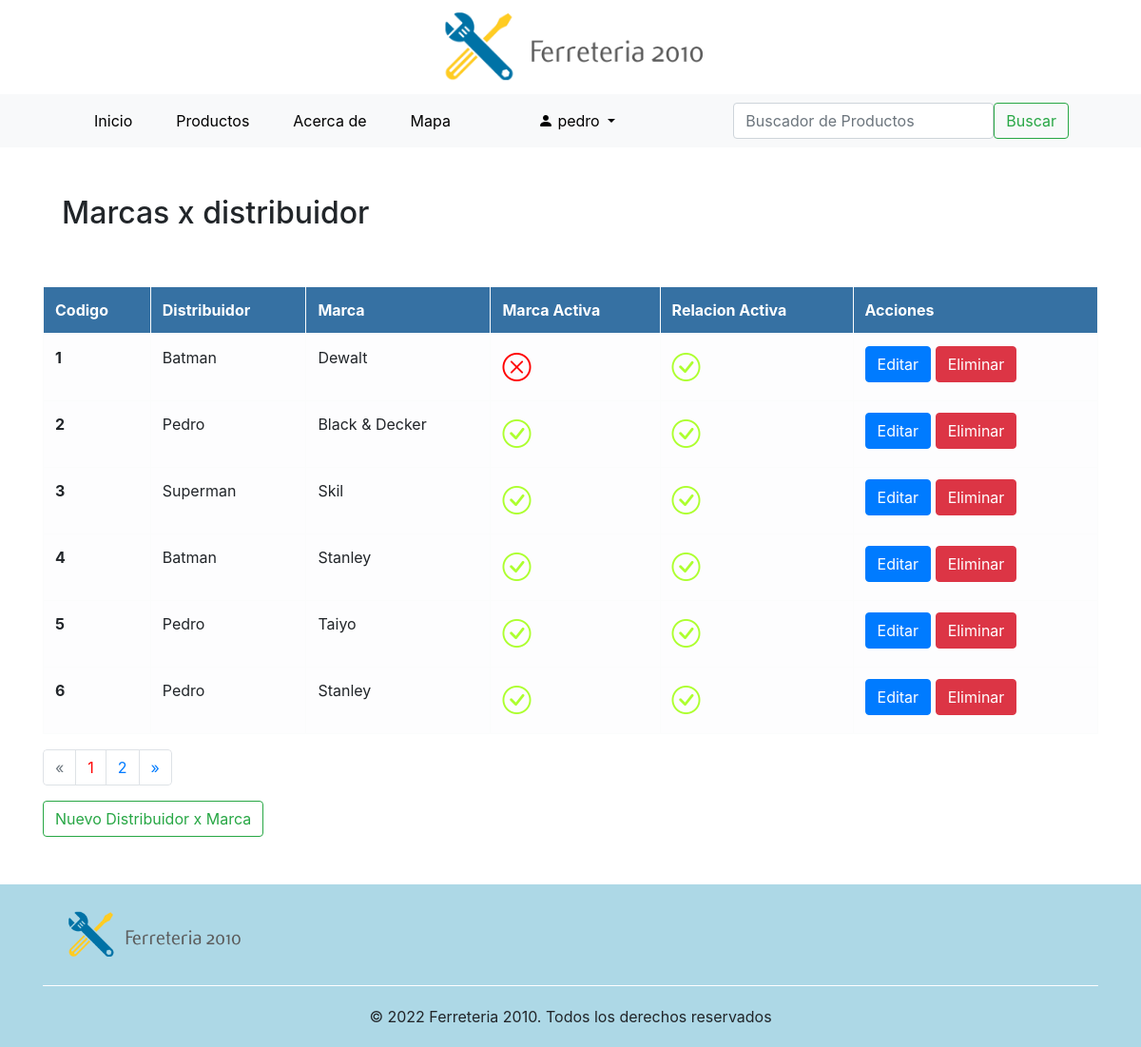
The page /dist-marca/dist-marca/ (signed in) on the database its author committed.
### dist_marca/models.py (models this page shows, shortened)
class Distribuidores_marcas(models.Model):
    marca = models.ForeignKey(Marcas, on_delete=models.CASCADE, related_name='nombre_marca')
    distribuidor = models.ForeignKey(Distribuidores, on_delete=models.CASCADE, related_name='nombre')
    active = models.BooleanField(default=True)
    class Meta:
        verbose_name = 'Distribuidores x marca'
        verbose_name_plural = 'Distribuidores x marcas'

### distribuidores/models.py (models this page shows, shortened)
class Distribuidores(models.Model):
    razon_social = models.CharField(max_length=200)
    direccion = models.CharField(max_length=100)
    localidad = models.CharField(max_length=100)
    pais = models.CharField(max_length=100)
    telefono = models.CharField(max_length=100)
    mail = models.CharField(max_length=100)
    web = models.CharField(max_length=100)
    cuit = models.IntegerField(unique=True)
    descripcion = models.CharField(max_length=200, blank=True, default='')
    active = models.BooleanField(default=True)
    class Meta:
        verbose_name = 'Distribuidor'
        verbose_name_plural = 'Distribuidores'

### marcas/models.py (models this page shows, shortened)
class Marcas(models.Model):
    nombre = models.CharField(max_length=100, unique=True)
    descripcion = models.CharField(max_length=200, blank=True, default='')
    active = models.BooleanField(default=True)
    class Meta:
        verbose_name = 'Marca'
        verbose_name_plural = 'Marcas'

### dist_marca/views.py (the view)
# urls.py: path('dist-marca/', list_distribuidor_marca, name='list_distribuidor_marca'),
def list_distribuidor_marca(request):
    if request.user.is_authenticated:
        distribuidores_m = Distribuidores_marcas.objects.all().order_by('id')
        context = paginator(request, distribuidores_m, 6)
        return render(request, 'dist_marca/list_dist_marca.html', context=context)
    else:
        return redirect('index')

### django_base/functions.py (called while the page is built)
def usuario_logueado(request):
    if request.user.is_authenticated:
        username  = request.user.username
        id_usuario = User.objects.filter(username__icontains = username).values('id')
        lista_grupo = list(Group.objects.filter(user__in = id_usuario).values_list('name', flat=True))
        for grupo in lista_grupo:
            if grupo == 'Ferreteria':
                return True
            else:
                return False
    else:
        return False

def paginator(request, object, item):
    grupo = usuario_logueado(request)
    pag = request.GET.get('page', 1)
    paginator = Paginator(object, item)
    try:
        resultados = paginator.page(pag)
    except PageNotAnInteger:
        resultados = paginator.page(1)
    except EmptyPage:
        resultados = paginator.page(paginator.num_pages)
    context = {'object_list':resultados, 'grupo':grupo}
    return context

### templates/dist_marca/list_dist_marca.html (shortened to what this page needs)
{% extends 'base.html' %}
{% load static %}
{% block contenido %}
<div class="titulo_seccion"><h2>Marcas x distribuidor</h2></div>
<div class="table-responsive-sm">
<table class="table table-hover table-light table-bordered">
    <thead>
      <tr>
        <th scope="col">Codigo</th>
        <th scope="col">Distribuidor</th>
        <th scope="col">Marca</th>
        <th scope="col">Marca Activa</th>
        <th scope="col">Relacion Activa</th>
        <th scope="col">Acciones</th>
      </tr>
    </thead>
    <tbody>
        {% for objeto in object_list %}
            <tr>
            <th scope="row">{{objeto.id}}</th>
            <td>{{ objeto.distribuidor.razon_social }}</td>
            <td>{{ objeto.marca.nombre }}</td>
            {% if objeto.marca.active == True %}
                <td><i class="bi bi-check-circle" style="text-align:right; font-size:30px; color:greenyellow"></i></td>
            {% else %}
                <td><i class="bi bi-x-circle" style="text-align:right; font-size:30px; color:red"></i></td>
            {% endif %}
            {% if objeto.active == True %}
                <td><i class="bi bi-check-circle" style="text-align:right; font-size:30px; color:greenyellow"></i></td>
            {% else %}
                <td><i class="bi bi-x-circle" style="text-align:right; font-size:30px; color:red"></i></td>
            {% endif %}
            <td>
                <a href="/dist-marca/update/{{objeto.id}}" class="btn btn-primary">Editar</a>
                <a href="/dist-marca/delete/{{objeto.id}}" class="btn btn-danger">Eliminar</a></td>
            </tr>
        {% endfor%}
    </tbody>
  </table>
  <div class="pagination" >
    {% if object_list.has_other_pages %}
    <nav>
      <ul class="pagination justify-content-center">
        {% if object_list.has_previous %}
          <li class="page-item">
            <a class="page-link" href="?page={{ object_list.previous_page_number }}" aria-label="Anterior">
              <span aria-hidden="true">&laquo;</span>
            </a>
          </li>
        {% else %}
          <li class="page-item disabled">
              <span class="page-link" aria-hidden="true">&laquo;</span>
          </li>
        {% endif %}
        {% for p in object_list.paginator.page_range %}
          {% if object_list.number == p %}
            <li class="page-item"><a class="page-link" style="color: red;" href="#">{{ p }}</a></li>
          {% else %}
            <li class="page-item"><a class="page-link" href="?page={{ p }}">{{ p }}</a></li>
          {% endif %}
        {% endfor %}
        {% if object_list.has_next %}
          <li class="page-item">
            <a class="page-link" href="?page={{ object_list.next_page_number }}" aria-label="Siguiente">
              <span aria-hidden="true">&raquo;</span>
            </a>
          </li>
        {% else %}
          <li class="page-item disabled">
            <span class="page-link" aria-hidden="true">&raquo;</span>
          </li>
        {% endif %}
    </ul>
    </nav>
  {% endif %}
</div>
</div>
  <a href="/dist-marca/create/" class="btn btn-outline-success">Nuevo Distribuidor x Marca</a></td>
{% endblock %}

### templates/base.html (shortened to what this page needs)
<!DOCTYPE html>
<html lang="en">
<head>
    {% load static %}
    <link rel="stylesheet" href="https://cdn.jsdelivr.net/npm/bootstrap@4.6.1/dist/css/bootstrap.min.css">
    <link rel="stylesheet" href="https://cdn.jsdelivr.net/npm/bootstrap-icons@1.8.3/font/bootstrap-icons.css">
    <link rel="stylesheet" href="{% static 'assets/css/custom.css' %}">
  </head>
<body>
  <div class="logo"><a href="\" style="cursor: auto;"><img src="{% static 'assets/images/logo.png' %}" alt="Ferreteria 2010" width="300px"></a></div>
  <header style="background-color:#f8f9fa">
    <div class="container" >
        <nav class="navbar navbar-expand-lg bg-light">
            <div class="container-fluid">
              <div class="collapse navbar-collapse" id="navbarSupportedContent">
                <ul class="navbar-nav me-auto mb-2 mb-lg-0">
                  <li class="nav-item {% block nav_inicio_activo %}{% endblock %}">
                    <a class="nav-link" aria-current="page" href="\">Inicio</a>
                  </li>
                  <li class="nav-item {% block nav_productos_activo %}{% endblock %}">
                    <a class="nav-link" href="/productos/">Productos</a>
                  </li>
                  <li class="nav-item {% block nav_about_activo %}{% endblock %}">
                    <a class="nav-link" aria-current="page" href="/about">Acerca de</a>
                  </li>
                  <li class="nav-item {% block nav_map_activo %}{% endblock %}">
                    <a class="nav-link" aria-current="page" href="/map">Mapa</a>
                  </li>
                  {% if request.user.is_authenticated %}
                  <li class="nav-item {% block nav_usuario %}{% endblock %}">
                    <a class="nav-link" href="/accounts/profile/"></a>
                  </li>
                  <li class="nav-item dropdown {% block nav_usuario_activo %}{% endblock %}">
                    <a class="nav-link dropdown-toggle" href="#" id="navbarDropdown" role="button" data-bs-toggle="dropdown" aria-expanded="false">
                       <i class="bi bi-person-fill"></i> {{request.user.username}}
                    </a>
                  </li>
                  {% else %}
                  <li class="nav-item {% block nav_login_activo %}{% endblock %}">
                    <a class="nav-link" href="/accounts/login/">Iniciar Sesión</a>
                  </li>
                  {% endif %}
                </ul>
              </div>
              <div>
                <form class="d-flex" role="search" action = "/productos/search-product/" method="GET">
                  <input class="form-control me-2" type="text" placeholder="Buscador de Productos" aria-label="Search"  name = 'search'>
                  <button class="btn btn-outline-success" type="submit">Buscar</button>
                </form>
              </div>
            </div>
        </nav>
    </div>
  </header>
  <div class="container" style="overflow: hidden;">
    {% block contenido %}
    {% endblock %}
  </div>
  <footer class="footer">
    <div class="container">
      <div class="row align-items-start" style="margin: 20px 0px;">
        <div class="col">
          <img src="{% static 'assets/images/logo.png' %}" alt="Ferreteria 2010" width="200px">
        </div>
      </div>
      <div style="text-align: center; padding: 20px 0px; border-top: 1px solid #fff;">
        © 2022  Ferreteria 2010. Todos los derechos reservados
      </div>
    </div>
  </footer>
</body>
</html>

### productos/static/assets/css/custom.css (style rules this page uses)
.titulo_seccion { border-radius: 1px solid #cecece; padding: 20px; margin: 30px 0px; }
.logo { width: 100%; text-align: center; }
.navbar-nav li { margin: 0px 15px }
.navbar-nav a { color: #000; }
.footer { background-color:lightblue; overflow: hidden; margin-top: 50px; }
.pagination { overflow: hidden !important; width: 100%; }
.row { margin: 40px 10px; }
.table-bordered { border: 1px solid #000 !important; }
.table-bordered thead { background-color: #3671a3; color: #fff; }

### rows shown on the page
Distribuidores_marcas: id "1", distribuidor.razon_social "Batman", marca.nombre "Dewalt", active True (drawn)
Distribuidores_marcas: id "2", distribuidor.razon_social "Pedro", marca.nombre "Black & Decker", active True (drawn)
Distribuidores_marcas: id "3", distribuidor.razon_social "Superman", marca.nombre "Skil", active True (drawn)
Distribuidores_marcas: id "4", distribuidor.razon_social "Batman", marca.nombre "Stanley", active True (drawn)
Distribuidores_marcas: id "5", distribuidor.razon_social "Pedro", marca.nombre "Taiyo", active True (drawn)
Distribuidores_marcas: id "6", distribuidor.razon_social "Pedro", marca.nombre "Stanley", active True (drawn)

### other values the page prints
{{ request.user.username }} "pedro"
{{ p }} "1"
{{ p }} "2"
